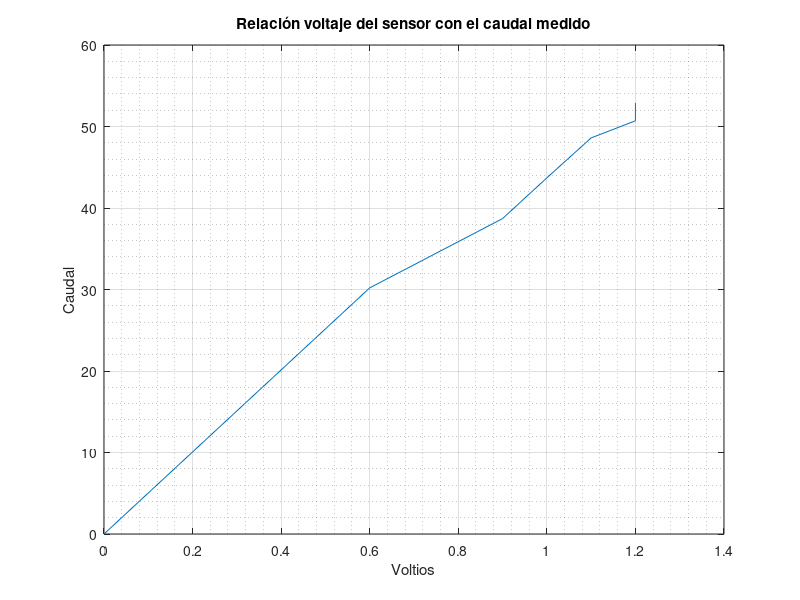

Here is the MATLAB script that generated this plot: (Note: this script raises an error after producing the figure.)
clear all;
clc

V=[
0
0.6
0.9
1.0
1.1
1.2
1.2

];

Q=[
0
30.2
38.7
43.7
48.6
50.7
52.9
];

figure
plot(V,Q)
title('Relación voltaje del sensor con el caudal medido');
xlabel('Voltios');
ylabel('Caudal');
grid on
grid minor



curva = fit(V,Q, 'poly4')

